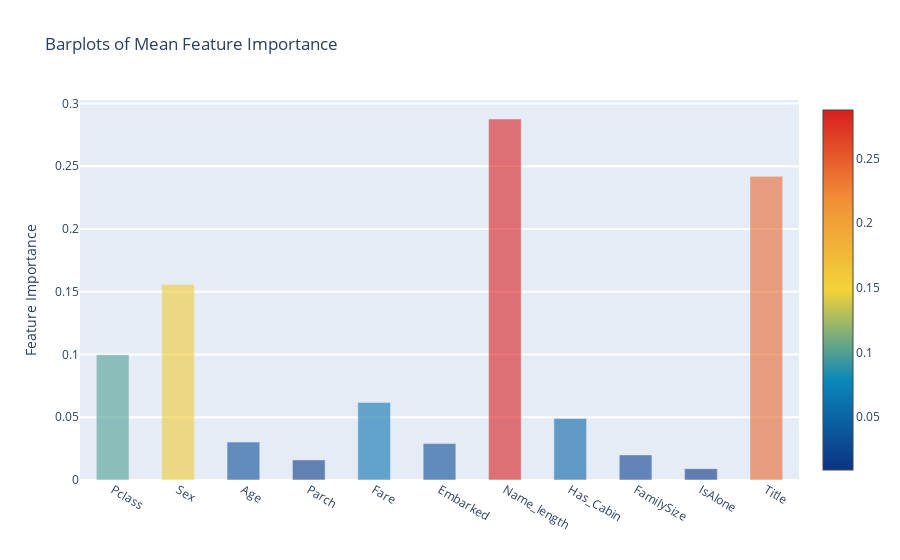

The notebook cell saved with this chart:
### Markdown cell above
**Plotly Barplot of Average Feature Importances**

Having obtained the mean feature importance across all our classifiers, we can plot them into a Plotly bar plot as follows:

### Code cell
x = feature_dataframe["features"].values
y = feature_dataframe["mean"].values
data = [
    go.Bar(
        x=x,
        y=y,
        width=0.5,
        marker=dict(
            color=feature_dataframe["mean"].values,
            colorscale="Portland",
            showscale=True,
            reversescale=False,
        ),
        opacity=0.6,
    )
]

layout = go.Layout(
    autosize=True,
    title="Barplots of Mean Feature Importance",
    hovermode="closest",
    yaxis=dict(title="Feature Importance", ticklen=5, gridwidth=2),
    showlegend=False,
)

fig = go.Figure(data=data, layout=layout)
py.iplot(fig, filename="bar-direct-labels")

### Figure 1 — Plotly figure (JSON) as saved in the notebook; plotly's stock layout.template omitted (floating-point values rounded to 4 significant figures)
{"data": [{"marker": {"color": [0.0998, 0.1558, 0.03021, 0.01598, 0.0617, 0.02902, 0.2876, 0.04899, 0.02001, 0.009034, 0.2419], "colorscale": [[0, "rgb(12,51,131)"], [0.25, "rgb(10,136,186)"], [0.5, "rgb(242,211,56)"], [0.75, "rgb(242,143,56)"], [1, "rgb(217,30,30)"]], "reversescale": false, "showscale": true}, "opacity": 0.6, "type": "bar", "width": 0.5, "x": ["Pclass", "Sex", "Age", "Parch", "Fare", "Embarked", "Name_length", "Has_Cabin", "FamilySize", "IsAlone", "Title"], "y": [0.0998, 0.1558, 0.03021, 0.01598, 0.0617, 0.02902, 0.2876, 0.04899, 0.02001, 0.009034, 0.2419]}], "layout": {"autosize": true, "hovermode": "closest", "showlegend": false, "title": {"text": "Barplots of Mean Feature Importance"}, "xaxis": {"autorange": true, "range": [-0.5, 10.5], "type": "category"}, "yaxis": {"autorange": true, "gridwidth": 2, "range": [0, 0.3027], "ticklen": 5, "title": {"text": "Feature Importance"}, "type": "linear"}}}
